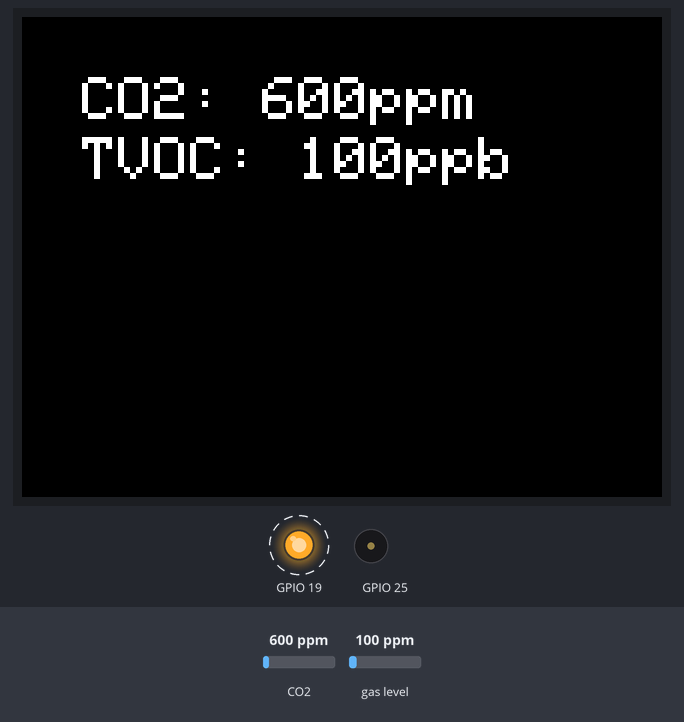
Bench run of a sketch on a simulated ESP32. On the bench: 320×240 colour display, output pins drawn as LEDs (lit = HIGH), buzzer (waves = sounding). Dashed ring = blinking. The inputs (shaded band) are chosen by the test bench; at power-on: CO2 600 ppm, gas level 100 ppm.

Above: at 3.3 s.
3.4 s: CO2 set to 1966 ppm
At 4.5 s:
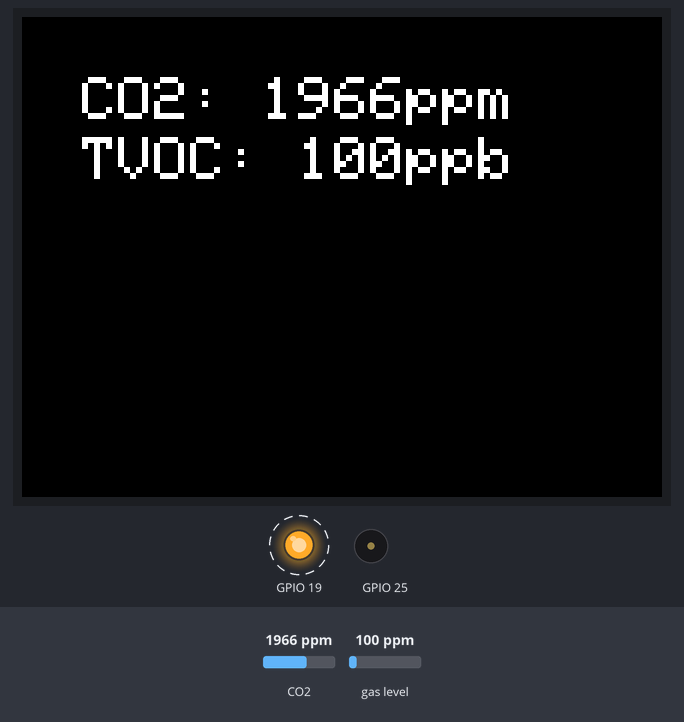
6.5 s: CO2 set to 2022 ppm
At 7.48 s:
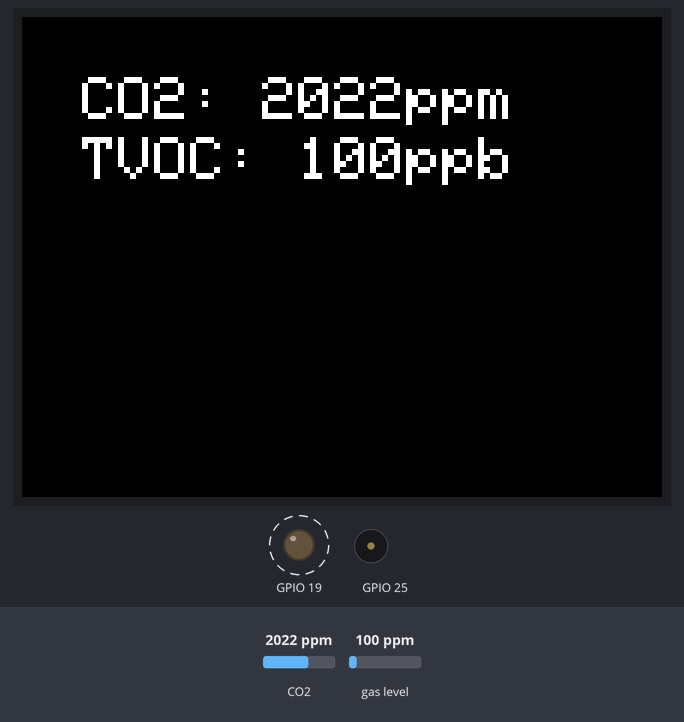
10.5 s: gas level set to 20 ppm
At 12.3 s:
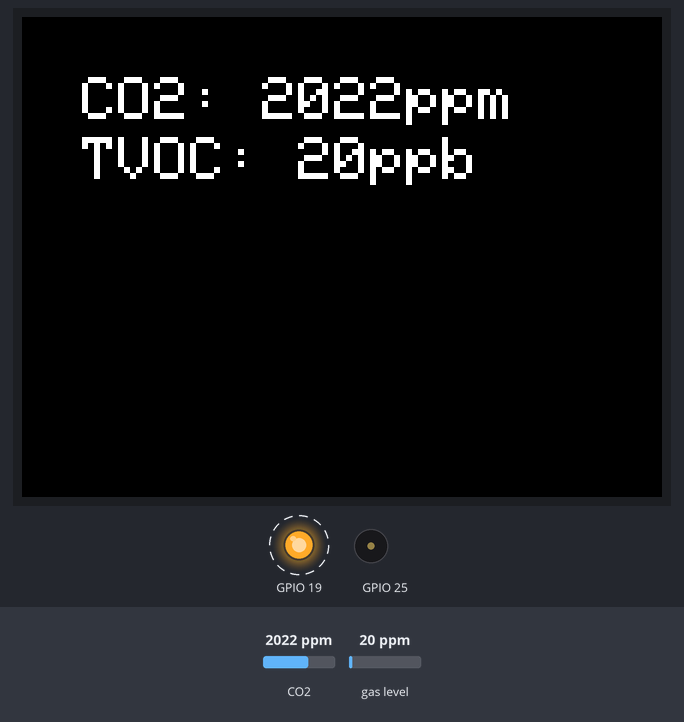
12.5 s: gas level set to 250 ppm
At 14.3 s:
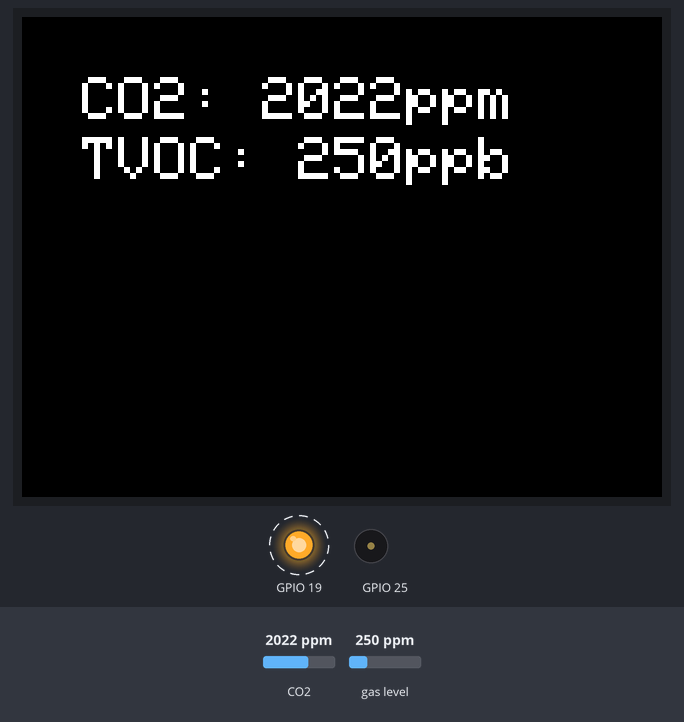
Timing chart, 0 to 15.5 s (numbered marks = the images above; inputs shaded):
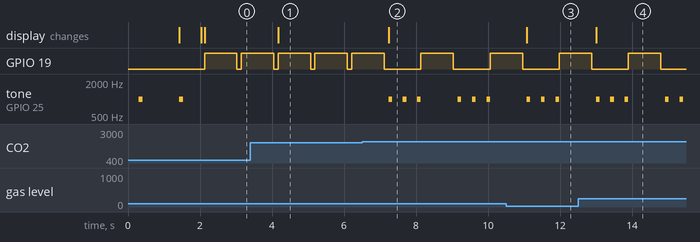

Measured:
- after the input at 3.4 s, the display: changes after 0.77 s (image 1)
- after the input at 6.5 s, GPIO 19: LOW → HIGH after 1.6 s, → LOW 0.90 s later, → HIGH 1.0 s later; tone on GPIO 25: plays 1000 Hz for 0.10 s, 1000 Hz for 0.10 s, 1000 Hz for 0.10 s, 1000 Hz for 0.10 s, 1000 Hz for 0.10 s, 1000 Hz for 0.10 s, starting after 0.74 s; the display: changes after 0.74 s (image 2)
- after the input at 10.5 s, the display: changes after 0.58 s (image 3)
- after the input at 12.5 s, the display: changes after 0.50 s (image 4)
- by itself, GPIO 19: alternates HIGH for 0.90 s and LOW for 0.12 s

The sketch:

ccs811_m5stack.ino
```cpp
#include <M5Stack.h>
#include "Adafruit_CCS811.h"

Adafruit_CCS811 ccs;

void playBeep() {
  M5.Speaker.beep();
  delay(100);
  M5.Speaker.mute();
}

void setup() {
  // put your setup code here, to run once:
  M5.begin();
  M5.Power.begin();
  M5.Lcd.setTextSize(3);
  M5.Lcd.println("Start!");

  pinMode(21, INPUT_PULLUP);
  pinMode(22, INPUT_PULLUP);

  pinMode(19, OUTPUT);
  digitalWrite(19, LOW);
  delay(50);

  delay(100);

  M5.Speaker.begin();
  M5.Speaker.setVolume(1);
  playBeep();
  delay(1000);

  if(!ccs.begin()){
    M5.Lcd.println("Failed to start sensor! Please check your wiring.");
    playBeep();
    delay(500);
    playBeep();
    while(1);
  }

  M5.Lcd.println("Success ccs.begin().");
  while(!ccs.available());
  ccs.readData();
  M5.Lcd.println("ccs.available().");

  playBeep();
  delay(500);
  M5.Lcd.fillScreen(BLACK);
}

void loop() {
  // put your main code here, to run repeatedly:

  if(ccs.available()){
    if(!ccs.readData()){
      //M5.Lcd.fillScreen(BLACK);
      M5.Lcd.setCursor(30, 30);
      M5.Lcd.print("CO2: ");
      M5.Lcd.print(ccs.geteCO2());
      M5.Lcd.print("ppm    ");
      M5.Lcd.setCursor(30, 60);
      M5.Lcd.print("TVOC: ");
      M5.Lcd.print(ccs.getTVOC());
      M5.Lcd.print("ppb   ");
      if (ccs.geteCO2() >= 3000) {
        playBeep();
        delay(200);
        playBeep();
        delay(200);
        playBeep();
        delay(200);
        playBeep();
        delay(200);
        playBeep();
      } else if (ccs.geteCO2() >= 2000) {
        playBeep();
        delay(300);
        playBeep();
        delay(300);
        playBeep();
      }
    }
    else{
      M5.Lcd.println("ERROR!");
      playBeep();
      delay(500);
      playBeep();
      while(1);
    }
  }
  digitalWrite(19, HIGH);
  delay(1*1000-100);
  digitalWrite(19, LOW);
  delay(100);
}
```
